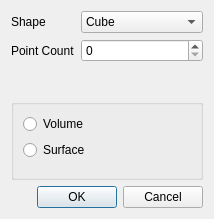
<?xml version="1.0" encoding="UTF-8"?>
<ui version="4.0">
 <class>CreatePointCloudDialog</class>
 <widget class="QDialog" name="CreatePointCloudDialog">
  <property name="geometry">
   <rect>
    <x>0</x>
    <y>0</y>
    <width>214</width>
    <height>219</height>
   </rect>
  </property>
  <property name="windowTitle">
   <string>Create Point Cloud</string>
  </property>
  <layout class="QVBoxLayout" name="verticalLayout">
   <item>
    <layout class="QFormLayout" name="formLayout">
     <item row="0" column="0">
      <widget class="QLabel" name="label">
       <property name="text">
        <string>Shape</string>
       </property>
      </widget>
     </item>
     <item row="0" column="1">
      <widget class="QComboBox" name="shapeComboBox">
       <item>
        <property name="text">
         <string>Cube</string>
        </property>
       </item>
       <item>
        <property name="text">
         <string>Sphere</string>
        </property>
       </item>
       <item>
        <property name="text">
         <string>Torus</string>
        </property>
       </item>
       <item>
        <property name="text">
         <string>Cylinder</string>
        </property>
       </item>
      </widget>
     </item>
     <item row="2" column="0">
      <widget class="QLabel" name="label_2">
       <property name="text">
        <string>Point Count</string>
       </property>
      </widget>
     </item>
     <item row="2" column="1">
      <widget class="QSpinBox" name="pointCountSpinBox">
       <property name="inputMethodHints">
        <set>Qt::ImhDigitsOnly</set>
       </property>
      </widget>
     </item>
    </layout>
   </item>
   <item>
    <widget class="QGroupBox" name="groupBox">
     <property name="title">
      <string/>
     </property>
     <layout class="QFormLayout" name="formLayout_3">
      <item row="0" column="0">
       <widget class="QRadioButton" name="volumeRadioButton">
        <property name="text">
         <string>Volume</string>
        </property>
       </widget>
      </item>
      <item row="1" column="0">
       <widget class="QRadioButton" name="surfaceRadioButton">
        <property name="text">
         <string>Surface</string>
        </property>
       </widget>
      </item>
     </layout>
    </widget>
   </item>
   <item>
    <widget class="QDialogButtonBox" name="buttonBox">
     <property name="orientation">
      <enum>Qt::Horizontal</enum>
     </property>
     <property name="standardButtons">
      <set>QDialogButtonBox::Cancel|QDialogButtonBox::Ok</set>
     </property>
    </widget>
   </item>
  </layout>
 </widget>
 <resources/>
 <connections>
  <connection>
   <sender>buttonBox</sender>
   <signal>accepted()</signal>
   <receiver>CreatePointCloudDialog</receiver>
   <slot>accept()</slot>
   <hints>
    <hint type="sourcelabel">
     <x>248</x>
     <y>254</y>
    </hint>
    <hint type="destinationlabel">
     <x>157</x>
     <y>274</y>
    </hint>
   </hints>
  </connection>
  <connection>
   <sender>buttonBox</sender>
   <signal>rejected()</signal>
   <receiver>CreatePointCloudDialog</receiver>
   <slot>reject()</slot>
   <hints>
    <hint type="sourcelabel">
     <x>316</x>
     <y>260</y>
    </hint>
    <hint type="destinationlabel">
     <x>286</x>
     <y>274</y>
    </hint>
   </hints>
  </connection>
 </connections>
</ui>
